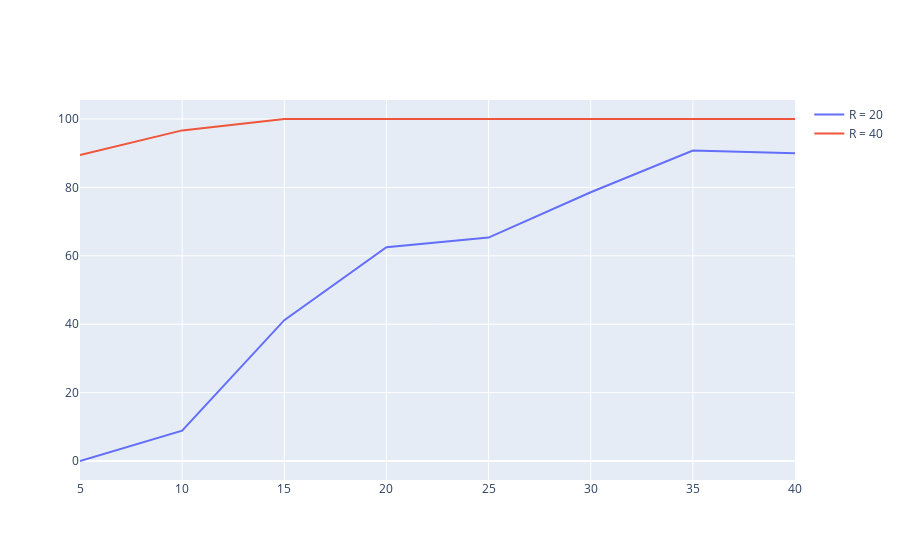

Notebook code cell kept with this figure:
### Code cell
r = [5, 10, 15, 20, 25, 30, 35, 40]

trace0 = go.Scatter(
    x = r,
    y = localized_nodes_percentage1,
    mode = 'lines',
    name = 'R = 20'
)

trace1 = go.Scatter(
    x = r,
    y = localized_nodes_percentage2,
    mode = 'lines',
    name = 'R = 40'
)

data = [trace0, trace1]

iplot(data)

### Figure 1 — Plotly figure (JSON) as saved in the notebook; plotly's stock layout.template omitted (floating-point values rounded to 4 significant figures)
{"data": [{"mode": "lines", "name": "R = 20", "type": "scatter", "x": [5, 10, 15, 20, 25, 30, 35, 40], "y": [0, 8.889, 41.18, 62.5, 65.33, 78.57, 90.77, 90]}, {"mode": "lines", "name": "R = 40", "type": "scatter", "x": [5, 10, 15, 20, 25, 30, 35, 40], "y": [89.47, 96.67, 100, 100, 100, 100, 100, 100]}], "layout": {}}
